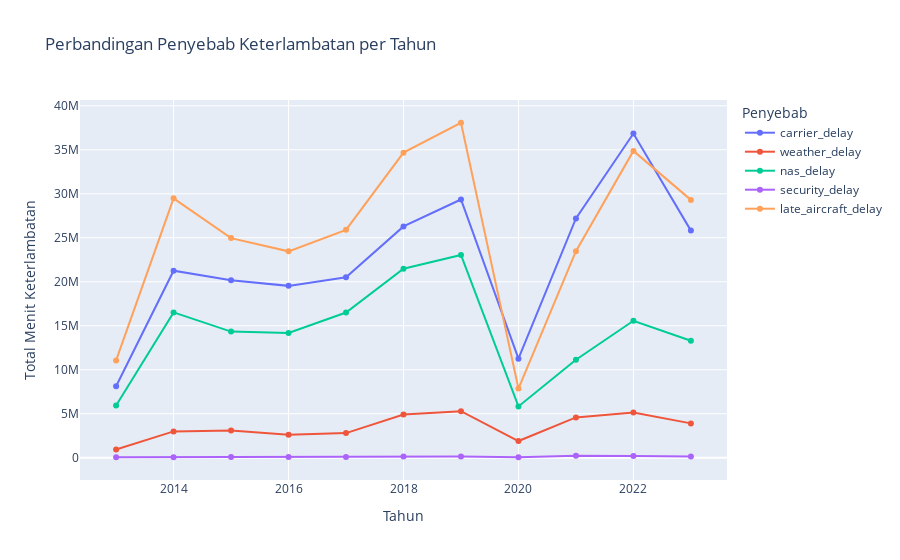

The code cell stored with this chart in its notebook:
### Code cell
import plotly.express as px

df_melt = delay_per_year.melt(id_vars='year', var_name='Penyebab', value_name='Total Delay')

fig = px.line(df_melt,
              x='year',
              y='Total Delay',
              color='Penyebab',
              markers=True,
              title='Perbandingan Penyebab Keterlambatan per Tahun')

fig.update_layout(xaxis_title='Tahun',
                  yaxis_title='Total Menit Keterlambatan',
                  legend_title='Penyebab')
fig.show()

### Figure 1 — Plotly figure (JSON) as saved in the notebook; plotly's stock layout.template omitted (floating-point values rounded to 4 significant figures)
{"data": [{"hovertemplate": "Penyebab=carrier_delay<br>year=%{x}<br>Total Delay=%{y}<extra></extra>", "legendgroup": "carrier_delay", "line": {"color": "#636efa", "dash": "solid"}, "marker": {"symbol": "circle"}, "mode": "lines+markers", "name": "carrier_delay", "orientation": "v", "showlegend": true, "type": "scatter", "x": [2013, 2014, 2015, 2016, 2017, 2018, 2019, 2020, 2021, 2022, 2023], "xaxis": "x", "y": [8119266, 21259409, 20172956, 19533337, 20516702, 26291122, 29352960, 11260214, 27197273, 36853634, 25814024], "yaxis": "y"}, {"hovertemplate": "Penyebab=weather_delay<br>year=%{x}<br>Total Delay=%{y}<extra></extra>", "legendgroup": "weather_delay", "line": {"color": "#EF553B", "dash": "solid"}, "marker": {"symbol": "circle"}, "mode": "lines+markers", "name": "weather_delay", "orientation": "v", "showlegend": true, "type": "scatter", "x": [2013, 2014, 2015, 2016, 2017, 2018, 2019, 2020, 2021, 2022, 2023], "xaxis": "x", "y": [941019, 2988669, 3100233, 2606083, 2799759, 4914804, 5282501, 1894289, 4580003, 5143449, 3902361], "yaxis": "y"}, {"hovertemplate": "Penyebab=nas_delay<br>year=%{x}<br>Total Delay=%{y}<extra></extra>", "legendgroup": "nas_delay", "line": {"color": "#00cc96", "dash": "solid"}, "marker": {"symbol": "circle"}, "mode": "lines+markers", "name": "nas_delay", "orientation": "v", "showlegend": true, "type": "scatter", "x": [2013, 2014, 2015, 2016, 2017, 2018, 2019, 2020, 2021, 2022, 2023], "xaxis": "x", "y": [5937533, 16519549, 14335762, 14170617, 16500787, 21487050, 23044854, 5831467, 11130095, 15566212, 13299713], "yaxis": "y"}, {"hovertemplate": "Penyebab=security_delay<br>year=%{x}<br>Total Delay=%{y}<extra></extra>", "legendgroup": "security_delay", "line": {"color": "#ab63fa", "dash": "solid"}, "marker": {"symbol": "circle"}, "mode": "lines+markers", "name": "security_delay", "orientation": "v", "showlegend": true, "type": "scatter", "x": [2013, 2014, 2015, 2016, 2017, 2018, 2019, 2020, 2021, 2022, 2023], "xaxis": "x", "y": [51674, 65350, 80985, 81925, 94170, 126447, 133484, 63083, 226000, 196222, 146251], "yaxis": "y"}, {"hovertemplate": "Penyebab=late_aircraft_delay<br>year=%{x}<br>Total Delay=%{y}<extra></extra>", "legendgroup": "late_aircraft_delay", "line": {"color": "#FFA15A", "dash": "solid"}, "marker": {"symbol": "circle"}, "mode": "lines+markers", "name": "late_aircraft_delay", "orientation": "v", "showlegend": true, "type": "scatter", "x": [2013, 2014, 2015, 2016, 2017, 2018, 2019, 2020, 2021, 2022, 2023], "xaxis": "x", "y": [11056578, 29483984, 24961931, 23458398, 25905070, 34678651, 38075922, 7860388, 23479920, 34875652, 29307841], "yaxis": "y"}], "layout": {"legend": {"title": {"text": "Penyebab"}, "tracegroupgap": 0}, "title": {"text": "Perbandingan Penyebab Keterlambatan per Tahun"}, "xaxis": {"anchor": "y", "domain": [0, 1], "title": {"text": "Tahun"}}, "yaxis": {"anchor": "x", "domain": [0, 1], "title": {"text": "Total Menit Keterlambatan"}}}}
